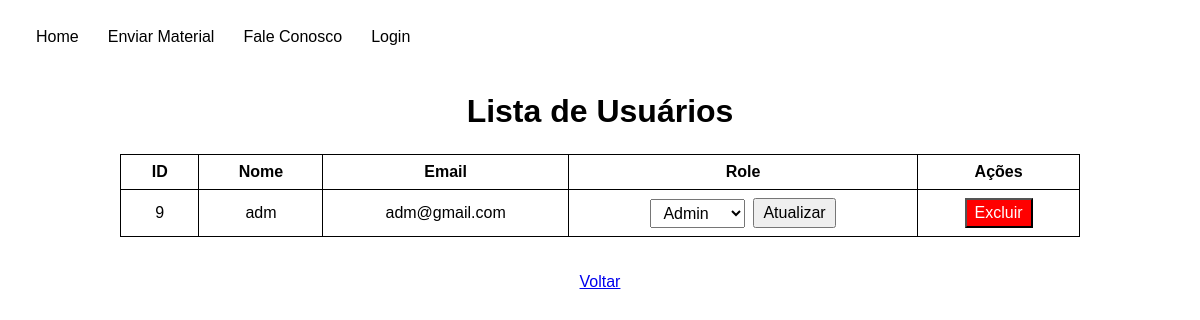
Before: /View/UsuarioListar.php with the older database file.
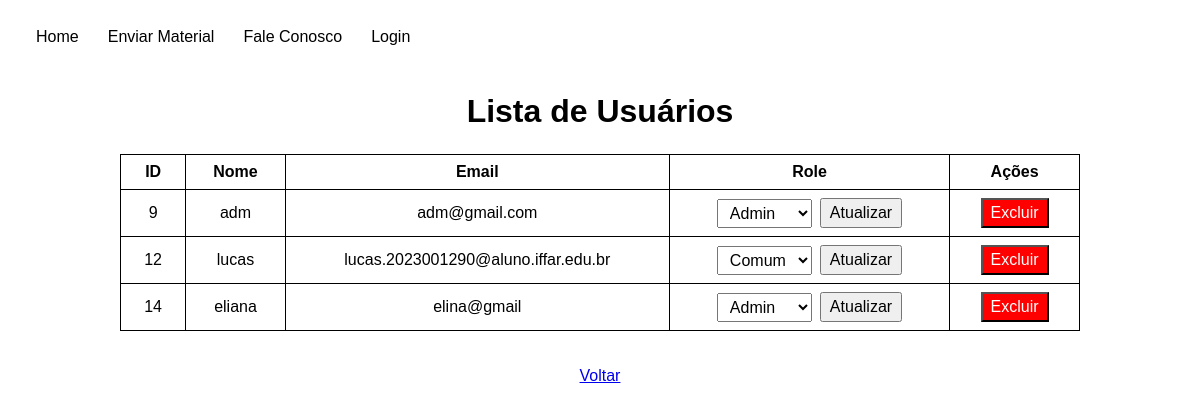
After: the same page with the newer database file.
### tables this page shows
CREATE TABLE `usuarios` (
  `id` int(11) NOT NULL,
  `nome_usuario` varchar(255) NOT NULL,
  `email` varchar(255) NOT NULL,
  `tipo` varchar(50) NOT NULL,
  `sessaoID` varchar(255) DEFAULT NULL,
  `senha` varchar(255) NOT NULL,
  `codigo_recuperacao` varchar(10) DEFAULT NULL,
  `codigo_expiracao` datetime DEFAULT NULL
);

### Conexao/ConexaoConfig.php (called while the page is built, shortened)
<?php
class ConexaoConfig {
	private $sgbd;
	private $host;
	private $bd;
	private $usuario;
	private $senha;
	public function __construct(){
		$iniFile = parse_ini_file(__DIR__ . "/config.ini");
		$this->sgbd = $iniFile["sgbd"];
		$this->host = $iniFile["host"];
		$this->bd = $iniFile["bd"];
		$this->usuario = $iniFile["usuario"];
		$this->senha = $iniFile["senha"];
	}
	public function getSgbd() {
		return $this->sgbd;
	}
	public function getHost() {
		return $this->host;
	}
	public function getBd() {
		return $this->bd;
	}
	public function getUsuario() {
		return $this->usuario;
	}
	public function getSenha() {
		return $this->senha;
	}
}

### Conexao/Conexao.php (called while the page is built, shortened)
<?php
include_once 'ConexaoConfig.php';
class Conexao {
    private static $conexao;
    public static function getConexao() {
    	$config = new ConexaoConfig();
    	if (!isset(self::$conexao)) {
    		self::$conexao = new PDO($config->getSgbd().":host=".$config->getHost()."; dbname=".$config->getBd().";", $config->getUsuario(), $config->getSenha());
    		self::$conexao->setAttribute(PDO::ATTR_ERRMODE, PDO::ERRMODE_EXCEPTION);
    	}
    	return self::$conexao;
    }
}
?>

### Controller/UsuarioDAO.php (called while the page is built, shortened)
<?php
include_once __DIR__ . '/../Conexao/Conexao.php';
class UsuarioDAO
{
    private $conexao;
    public function __construct()
    {
        $this->conexao = Conexao::getConexao();
    }
    public function listarTodos()
    {
        $stmt = $this->conexao->prepare("SELECT * FROM usuarios ORDER BY id ASC");
        $stmt->execute();
        return $stmt->fetchAll(PDO::FETCH_ASSOC);
    }
}

### View/UsuarioListar.php (the view, shortened to what this page needs)
<?php
include_once __DIR__ . '/../Controller/UsuarioDAO.php';
$usuarioDAO = new UsuarioDAO();
$usuarios = $usuarioDAO->listarTodos();
?>
<!DOCTYPE html>
<html lang="pt-BR">
<head>
    <Link rel="stylesheet" href="../Css/usuariosListar.css">
</head>
<body>
    <?php include_once __DIR__ . '/header.php'; ?>
    <h1> Lista de Usuários</h1>
    <table>
        <thead>
            <tr>
                <th>ID</th>
                <th>Nome</th>
                <th>Email</th>
                <th>Role</th>
                <th>Ações</th>
            </tr>
        </thead>
        <tbody>
            <?php foreach ($usuarios as $usuario): ?>
                <tr>
                    <td><?= htmlspecialchars($usuario['id']) ?></td>
                    <td><?= htmlspecialchars($usuario['nome_usuario']) ?></td>
                    <td><?= htmlspecialchars($usuario['email']) ?></td>
                    <td>
                        <form method="POST" action="">
                            <select name="nova_role">
                                <option value="admin" <?= $usuario['tipo']=='admin'?'selected':'' ?>>Admin</option>
                                <option value="comum" <?= $usuario['tipo']=='comum'?'selected':'' ?>>Comum</option>
                            </select>
                            <button type="submit">Atualizar</button>
                        </form>
                    </td>
                    <td>
                        <form method="POST" action="" onsubmit="return confirm('Tem certeza que deseja excluir este usuário?');">
                            <button type="submit" style="background-color:red;color:white;">Excluir</button>
                        </form>
                    </td>
                </tr>
            <?php endforeach; ?>
        </tbody>
    </table>
    <br><br>
            <a href="AdmLogin.php" class="btn btn-link"  tabindex="0">Voltar</a>
</body>
</html>

### View/header.php (shortened to what this page needs)
<!DOCTYPE html>
<html lang="pt-BR">
<head>
    <link rel="stylesheet" href="../Css/header.css">
</head>
<body>
    <header>
        <nav aria-label="Menu principal">
            <div class="nav-container">
                <?php
                if (!isset($_SESSION['id']) || (isset($_SESSION['tipo']) && $_SESSION['tipo'] === 'comum')): ?>
                    <a href="Home.php"  tabindex="0">Home</a>
                    <a href="UsuarioSugestao.php"  tabindex="0">Enviar Material</a>
                    <a href="FaleConosco.php"  tabindex="0">Fale Conosco</a>
                    <a href="AdmLogin.php"  tabindex="0">Login</a>
                <?php endif; ?>
            </div>
        </nav>
    </header>
</body>
</html>

### Css/usuariosListar.css (style rules this page uses)
body { font-family: Arial, sans-serif; display: flex; flex-direction: column; align-items: center; margin: 0; padding-top: 4.5rem; }
h1 { text-align: center; margin-bottom: 1.5rem; }
table { border-collapse: collapse; width: 80%; text-align: center; }
th, td { border: 1px solid #000; padding: 0.5rem 1rem; }
form { display: flex; justify-content: center; align-items: center; gap: 0.5rem; margin: 0; }
select, button { padding: 0.25rem 0.5rem; font-size: 1rem; cursor: pointer; }

### Css/header.css (style rules this page uses)
header { position: fixed; top: 0; left: 0; width: 100%; height: 4.5rem; display: flex; align-items: center; padding: 0 1.5rem; z-index: 1000; background-color: #fff; font-size: 1.125rem; box-sizing: border-box; }
header nav { display: flex; align-items: center; width: 100%; gap: 2rem; flex-wrap: wrap; }
header a, header .nav-right button { text-decoration: none; color: #000; background: none; border: none; cursor: pointer; font-size: 1rem; padding: 0.5rem 0.75rem; line-height: 1.2; box-sizing: border-box; min-width: 60px; }

Changed rows visible on the page:
added usuarios: id "12", nome_usuario "lucas", email "lucas.2023001290@aluno.iffar.edu.br", nova_role "Comum"
added usuarios: id "14", nome_usuario "eliana", email "elina@gmail", nova_role "Admin"
